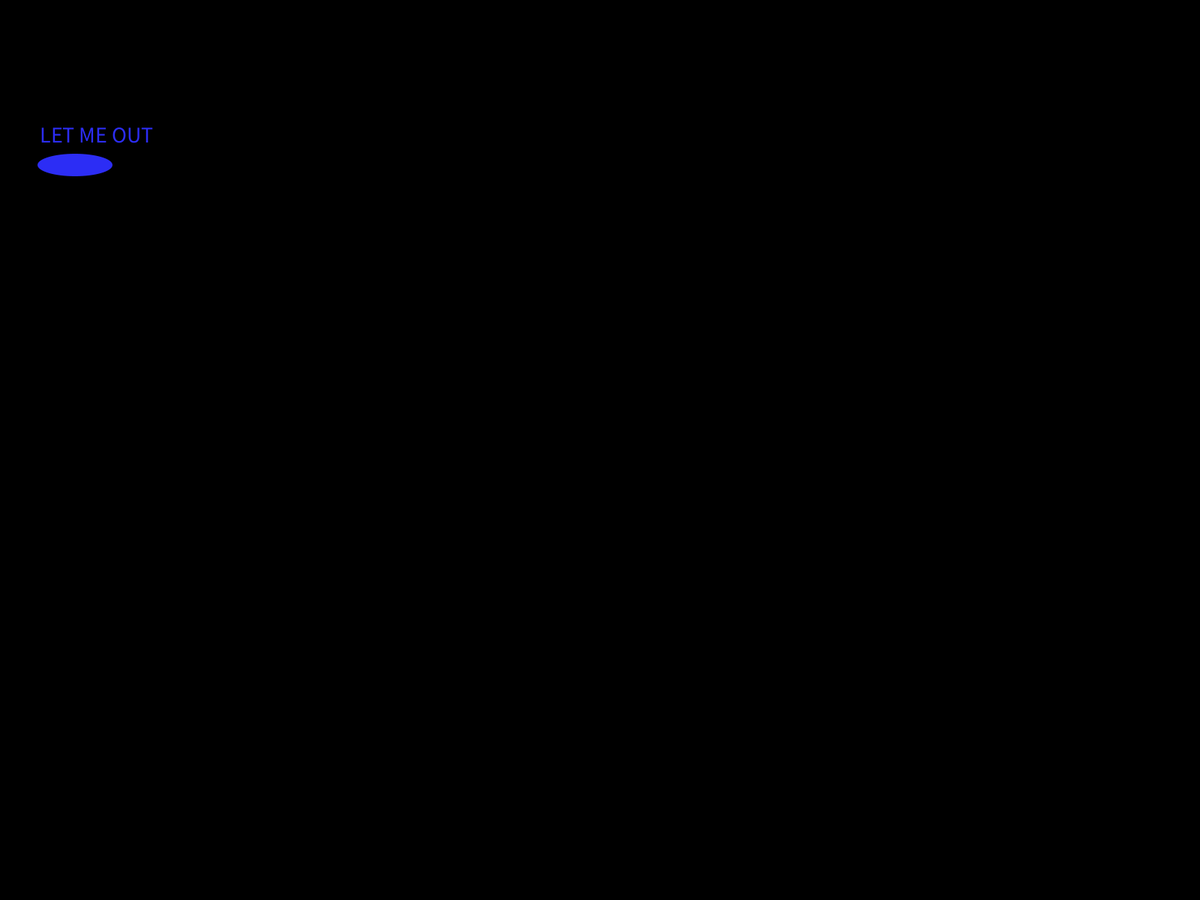
Frame 1 (no input)
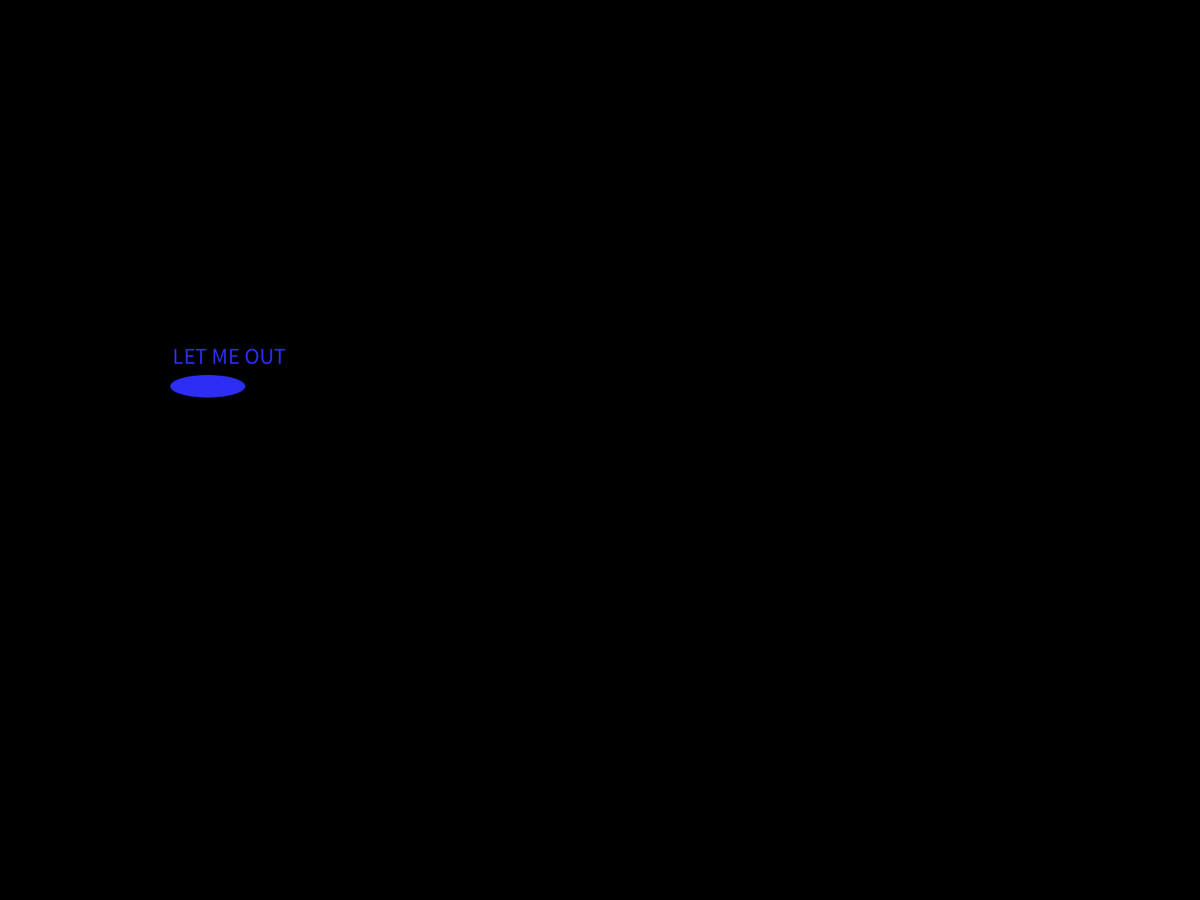
Frame 60 (the mouse pressed at the canvas centre just before this capture)
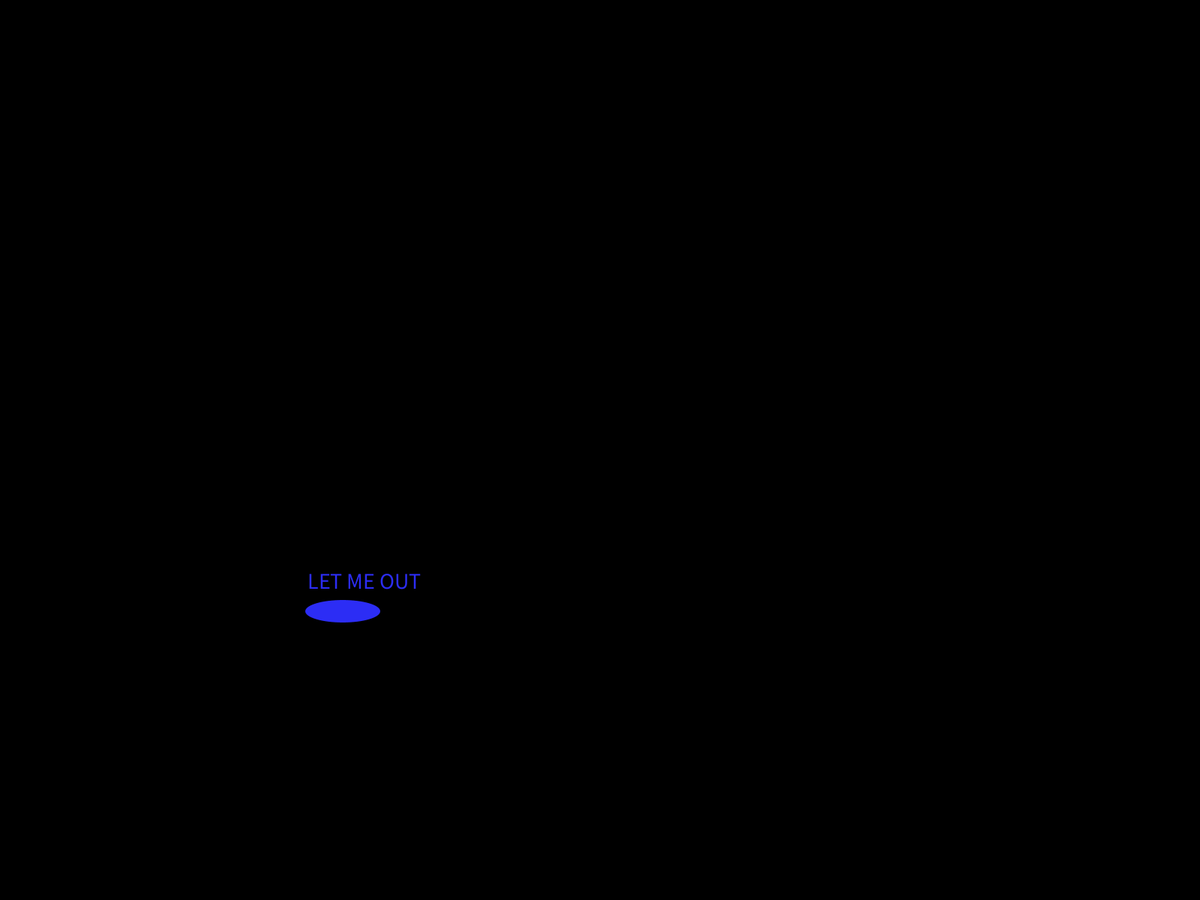
Frame 120 (the mouse held since frame 60 and released just before this capture)

The Processing sketch that drew these frames (run headless with seeded random() and noise(); from frame 60 on, the mouse is pressed at the canvas centre):

// Processing sketch: dvd_logo
// ── dvd_logo.pde
int x = 50;
int y = 150;
int dB = 100;
int dH = 85;
int xv = 3;
int yv = 5;
int r = 44;
int g = 45;
int b = 245;
int rb = 0;
int gb = 0;
int bb = 0;

int speedRandMax = 100;

void setup(){
  size(500, 500);
  fullScreen();
}

void draw(){
  //rb = (int)(Math.random()*255);
  //gb = (int)(Math.random()*255);
  //bb = (int)(Math.random()*255);
  background(rb, gb, bb);
  //fill(0, 0, 0);
  //rect(x, y, dB, dH);
  noStroke();
  fill(r, g, b);
  textSize(30);
  text("LET ME OUT", x+3, y+40);

  ellipse(x+50, y+70, dB, dH-55);
  
  x += xv;
  y += yv;
  
  if (x+dB > width) {
    xv = -(int)(Math.random()*speedRandMax);
  }
  if (y+dH > height) {
    yv = -(int)(Math.random()*speedRandMax);
  }
  if (x < 0) {
    xv = (int)(Math.random()*speedRandMax);
  }
  if (y < 0) {
    yv = (int)(Math.random()*speedRandMax);
  }
  if (x+dB > width || x < 0 || y+dH > height || y < 0){
    r = (int)(Math.random()*255);
    g = (int)(Math.random()*255);
    b = (int)(Math.random()*255);
  }
}
